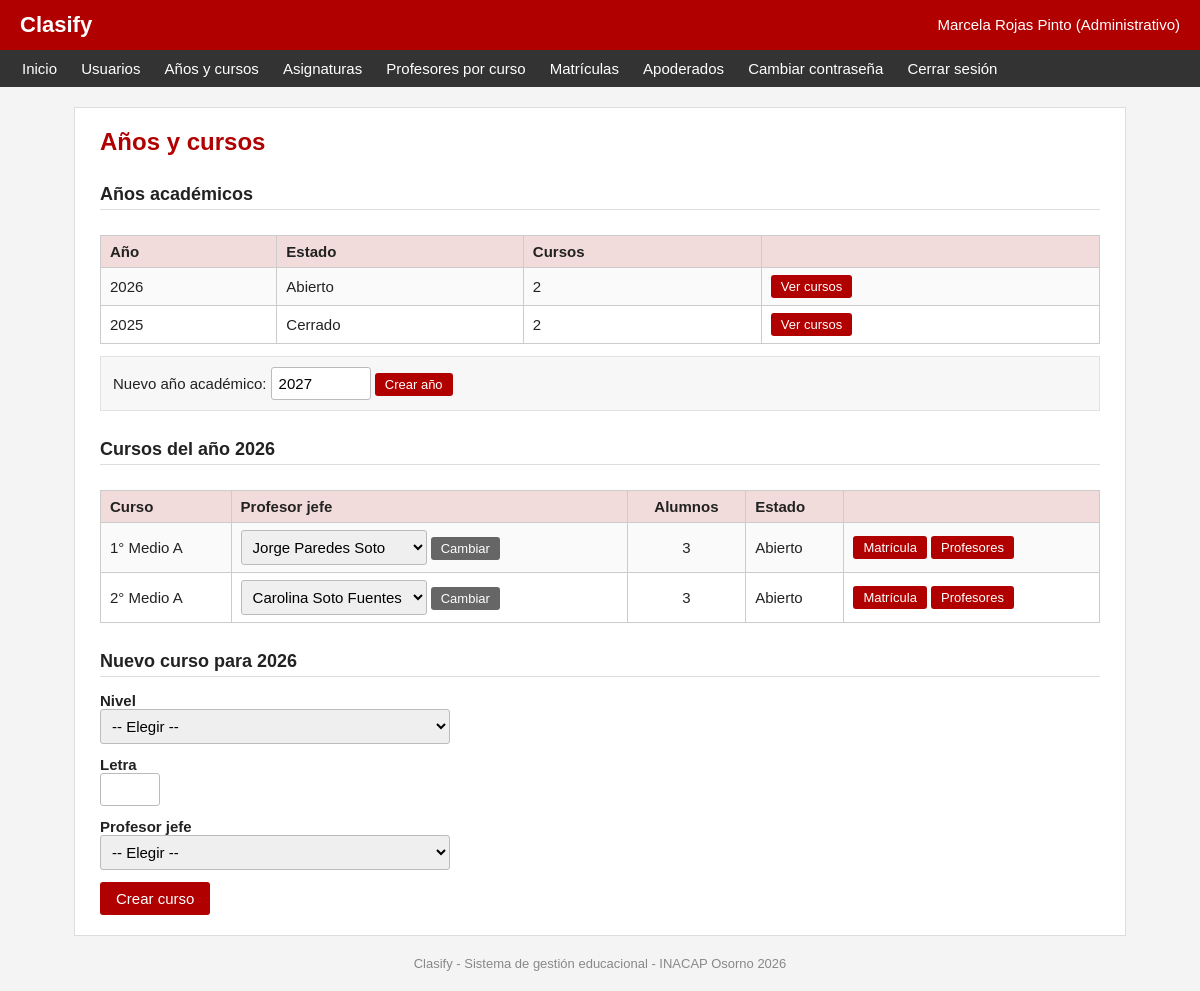
The page /admin/anios_cursos.php (signed in) on the database its author committed.
### tables this page shows
CREATE TABLE anio_academico (
    id_anio INT AUTO_INCREMENT PRIMARY KEY,
    anio INT NOT NULL UNIQUE,
    estado ENUM('abierto', 'cerrado') NOT NULL DEFAULT 'abierto'
);

CREATE TABLE curso (
    id_curso INT AUTO_INCREMENT PRIMARY KEY,
    id_anio INT NOT NULL,
    nivel INT NOT NULL,
    letra CHAR(1) NOT NULL,
    id_profesor_jefe INT NOT NULL,
    estado ENUM('abierto', 'cerrado') NOT NULL DEFAULT 'abierto',
    UNIQUE (id_anio, nivel, letra),
    FOREIGN KEY (id_anio) REFERENCES anio_academico (id_anio),
    FOREIGN KEY (id_profesor_jefe) REFERENCES usuario (id_usuario)
);

CREATE TABLE usuario (
    id_usuario INT AUTO_INCREMENT PRIMARY KEY,
    rut VARCHAR(12) NOT NULL UNIQUE,
    nombre VARCHAR(100) NOT NULL,
    correo VARCHAR(100) NOT NULL,
    clave VARCHAR(255) NOT NULL,
    rol ENUM('alumno', 'apoderado', 'profesor', 'administrativo') NOT NULL,
    activo TINYINT(1) NOT NULL DEFAULT 1
);

### config/conexion.php (called while the page is built, shortened)
<?php
$url_base = "/clasify/";

### includes/funciones.php (called while the page is built, shortened)
<?php
function limpiar($texto)
{
    return htmlspecialchars($texto, ENT_QUOTES, "UTF-8");
}
function nombre_nivel($nivel)
{
    $niveles = array(
        1 => "1° Básico", 2 => "2° Básico", 3 => "3° Básico", 4 => "4° Básico",
        5 => "5° Básico", 6 => "6° Básico", 7 => "7° Básico", 8 => "8° Básico",
        9 => "1° Medio", 10 => "2° Medio", 11 => "3° Medio", 12 => "4° Medio"
    );
    if (isset($niveles[$nivel])) {
        return $niveles[$nivel];
    }
    return "Nivel " . $nivel;
}
function nombre_curso($nivel, $letra)
{
    return nombre_nivel($nivel) . " " . $letra;
}
function anio_abierto($conexion)
{
    $resultado = mysqli_query($conexion, "SELECT * FROM anio_academico WHERE estado = 'abierto' ORDER BY anio ASC LIMIT 1");
    return mysqli_fetch_assoc($resultado);
}
function nombre_rol($rol)
{
    if ($rol == "administrativo") {
        return "Administrativo";
    } elseif ($rol == "profesor") {
        return "Profesor";
    } elseif ($rol == "apoderado") {
        return "Apoderado";
    } else {
        return "Alumno";
    }
}

### admin/anios_cursos.php (the view, shortened to what this page needs)
<?php
require_once "../includes/sesion.php";
if (isset($_GET["id_anio"])) {
    $id_anio_ver = intval($_GET["id_anio"]);
} else {
    $abierto = anio_abierto($conexion);
    if ($abierto) {
        $id_anio_ver = $abierto["id_anio"];
    } else {
        $id_anio_ver = 0;
    }
}
$anios = mysqli_query($conexion, "SELECT a.*, (SELECT COUNT(*) FROM curso c WHERE c.id_anio = a.id_anio) AS cursos
                                  FROM anio_academico a ORDER BY a.anio DESC");
$resultado = mysqli_execute_query($conexion, "SELECT * FROM anio_academico WHERE id_anio = ?", [$id_anio_ver]);
$anio_ver = mysqli_fetch_assoc($resultado);
$cursos = mysqli_execute_query($conexion, "SELECT c.*, u.nombre AS profesor_jefe,
                                           (SELECT COUNT(*) FROM inscripcion i WHERE i.id_curso = c.id_curso) AS alumnos
                                           FROM curso c
                                           JOIN usuario u ON u.id_usuario = c.id_profesor_jefe
                                           WHERE c.id_anio = ?
                                           ORDER BY c.nivel, c.letra", [$id_anio_ver]);
$profesores = array();
$resultado = mysqli_query($conexion, "SELECT id_usuario, nombre FROM usuario WHERE rol = 'profesor' AND activo = 1 ORDER BY nombre");
while ($p = mysqli_fetch_assoc($resultado)) {
    $profesores[] = $p;
}
$titulo = "Años y cursos";
include "../includes/cabecera.php";
?>
<h2>Años académicos</h2>
<div class="tabla-contenedor">
<table>
    <tr>
        <th>Año</th>
        <th>Estado</th>
        <th>Cursos</th>
        <th></th>
    </tr>
    <?php while ($a = mysqli_fetch_assoc($anios)) { ?>
        <tr>
            <td><?php echo $a["anio"]; ?></td>
            <td><?php echo ucfirst($a["estado"]); ?></td>
            <td><?php echo $a["cursos"]; ?></td>
            <td><a href="anios_cursos.php?id_anio=<?php echo $a["id_anio"]; ?>" class="boton boton-chico">Ver cursos</a></td>
        </tr>
    <?php } ?>
</table>
</div>
<form method="post" class="filtros" style="margin-top: 12px;">
    Nuevo año académico:
    <input type="number" name="anio" value="<?php echo date("Y") + 1; ?>" style="width: 100px;">
    <button type="submit" class="boton boton-chico">Crear año</button>
</form>
<?php if ($anio_ver) { ?>
    <h2>Cursos del año <?php echo $anio_ver["anio"]; ?></h2>
    <div class="tabla-contenedor">
    <table>
        <tr>
            <th>Curso</th>
            <th>Profesor jefe</th>
            <th class="centro">Alumnos</th>
            <th>Estado</th>
            <th></th>
        </tr>
        <?php while ($c = mysqli_fetch_assoc($cursos)) { ?>
            <tr>
                <td><?php echo nombre_curso($c["nivel"], $c["letra"]); ?></td>
                <td>
                    <?php if ($c["estado"] == "abierto") { ?>
                        <form method="post" style="display: inline;">
                            <select name="id_profesor_jefe">
                                <?php foreach ($profesores as $p) { ?>
                                    <option value="<?php echo $p["id_usuario"]; ?>" <?php if ($p["id_usuario"] == $c["id_profesor_jefe"]) echo "selected"; ?>>
                                        <?php echo limpiar($p["nombre"]); ?>
                                    </option>
                                <?php } ?>
                            </select>
                            <button type="submit" class="boton boton-chico boton-gris">Cambiar</button>
                        </form>
                    <?php } else { ?>
                        <?php echo limpiar($c["profesor_jefe"]); ?>
                    <?php } ?>
                </td>
                <td class="centro"><?php echo $c["alumnos"]; ?></td>
                <td><?php echo ucfirst($c["estado"]); ?></td>
                <td>
                    <a href="matriculas.php?id_curso=<?php echo $c["id_curso"]; ?>" class="boton boton-chico">Matrícula</a>
                    <a href="asignaciones.php?id_curso=<?php echo $c["id_curso"]; ?>" class="boton boton-chico">Profesores</a>
                </td>
            </tr>
        <?php } ?>
    </table>
    </div>
    <?php if ($anio_ver["estado"] == "abierto") { ?>
        <h2>Nuevo curso para <?php echo $anio_ver["anio"]; ?></h2>
        <form method="post" class="formulario">
            <label>Nivel</label>
            <select name="nivel">
                <option value="0">-- Elegir --</option>
            </select>
            <label>Letra</label>
            <input type="text" name="letra" maxlength="1" style="width: 60px;">
            <label>Profesor jefe</label>
            <select name="id_profesor_jefe">
                <option value="0">-- Elegir --</option>
            </select>
            <br>
            <button type="submit" class="boton">Crear curso</button>
        </form>
    <?php } ?>
<?php } ?>
<?php include "../includes/pie.php"; ?>

### includes/cabecera.php (shortened to what this page needs)
<!DOCTYPE html>
<html lang="es">
<head>
    <link rel="stylesheet" href="<?php echo $url_base; ?>css/estilos.css">
</head>
<body>
<div class="barra">
    <span class="logo">Clasify</span>
    <span class="usuario-conectado">
        <?php echo limpiar($_SESSION["nombre"]); ?> (<?php echo nombre_rol($_SESSION["rol"]); ?>)
    </span>
</div>
<div class="menu">
    <a href="<?php echo $url_base; ?>inicio.php">Inicio</a>
    <?php if ($_SESSION["rol"] == "administrativo") { ?>
        <a href="<?php echo $url_base; ?>admin/usuarios.php">Usuarios</a>
        <a href="<?php echo $url_base; ?>admin/anios_cursos.php">Años y cursos</a>
        <a href="<?php echo $url_base; ?>admin/asignaturas.php">Asignaturas</a>
        <a href="<?php echo $url_base; ?>admin/asignaciones.php">Profesores por curso</a>
        <a href="<?php echo $url_base; ?>admin/matriculas.php">Matrículas</a>
        <a href="<?php echo $url_base; ?>admin/apoderados.php">Apoderados</a>
    <?php } ?>
    <a href="<?php echo $url_base; ?>cambiar_clave.php">Cambiar contraseña</a>
    <a href="<?php echo $url_base; ?>logout.php">Cerrar sesión</a>
</div>
<div class="contenido">
    <h1><?php echo limpiar($titulo); ?></h1>

### includes/pie.php
</div>
<div class="pie">
    Clasify - Sistema de gestión educacional - INACAP Osorno <?php echo date("Y"); ?>
</div>
</body>
</html>

### css/estilos.css (style rules this page uses)
body { margin: 0; font-family: Arial, Helvetica, sans-serif; font-size: 15px; color: #222222; background-color: #f4f4f4; }
.barra { background-color: #b00000; color: white; padding: 12px 20px; overflow: hidden; }
.logo { font-size: 22px; font-weight: bold; }
.usuario-conectado { float: right; margin-top: 4px; }
.menu { background-color: #333333; padding: 0 12px; }
.menu a { display: inline-block; color: white; text-decoration: none; padding: 10px 10px; }
.contenido { background-color: white; max-width: 1000px; margin: 20px auto; padding: 20px 25px; border: 1px solid #dddddd; }
h1 { font-size: 24px; color: #b00000; margin-top: 0; }
h2 { font-size: 18px; margin-top: 28px; border-bottom: 1px solid #dddddd; padding-bottom: 4px; }
.tabla-contenedor { overflow-x: auto; }
table { border-collapse: collapse; width: 100%; margin-top: 10px; }
th { background-color: #f2dcdb; text-align: left; }
th, td { border: 1px solid #cccccc; padding: 7px 9px; }
tr:nth-child(even) td { background-color: #fafafa; }
.centro { text-align: center; }
form.formulario label { display: block; margin-top: 12px; font-weight: bold; }
input[type=text], input[type=password], input[type=email], input[type=date], input[type=number], select, textarea { padding: 7px; border: 1px solid #bbbbbb; border-radius: 3px; font-size: 15px; max-width: 100%; box-sizing: border-box; }
form.formulario input[type=text], form.formulario input[type=password], form.formulario input[type=email], form.formulario select { width: 350px; }
.boton { display: inline-block; background-color: #b00000; color: white; border: none; padding: 8px 16px; font-size: 15px; border-radius: 3px; text-decoration: none; cursor: pointer; margin-top: 12px; }
.boton-gris { background-color: #666666; }
.boton-chico { padding: 4px 10px; font-size: 13px; margin-top: 0; }
.filtros { background-color: #f7f7f7; border: 1px solid #e2e2e2; padding: 10px 12px; margin-bottom: 10px; }
.pie { text-align: center; color: #888888; font-size: 13px; margin-bottom: 20px; }

### rows shown on the page
anio_academico: anio "2026", estado "Abierto", cursos "2"
anio_academico: anio "2025", estado "Cerrado", cursos "2"
curso: nombre_curso($c["nivel"], $c["letra"]) "1° Medio A", id_profesor_jefe "Jorge Paredes Soto", alumnos "3", estado "Abierto"
curso: nombre_curso($c["nivel"], $c["letra"]) "2° Medio A", id_profesor_jefe "Carolina Soto Fuentes", alumnos "3", estado "Abierto"

### other values the page prints
limpiar($_SESSION["nombre"]) "Marcela Rojas Pinto"
nombre_rol($_SESSION["rol"]) "Administrativo"
limpiar($titulo) "Años y cursos"
